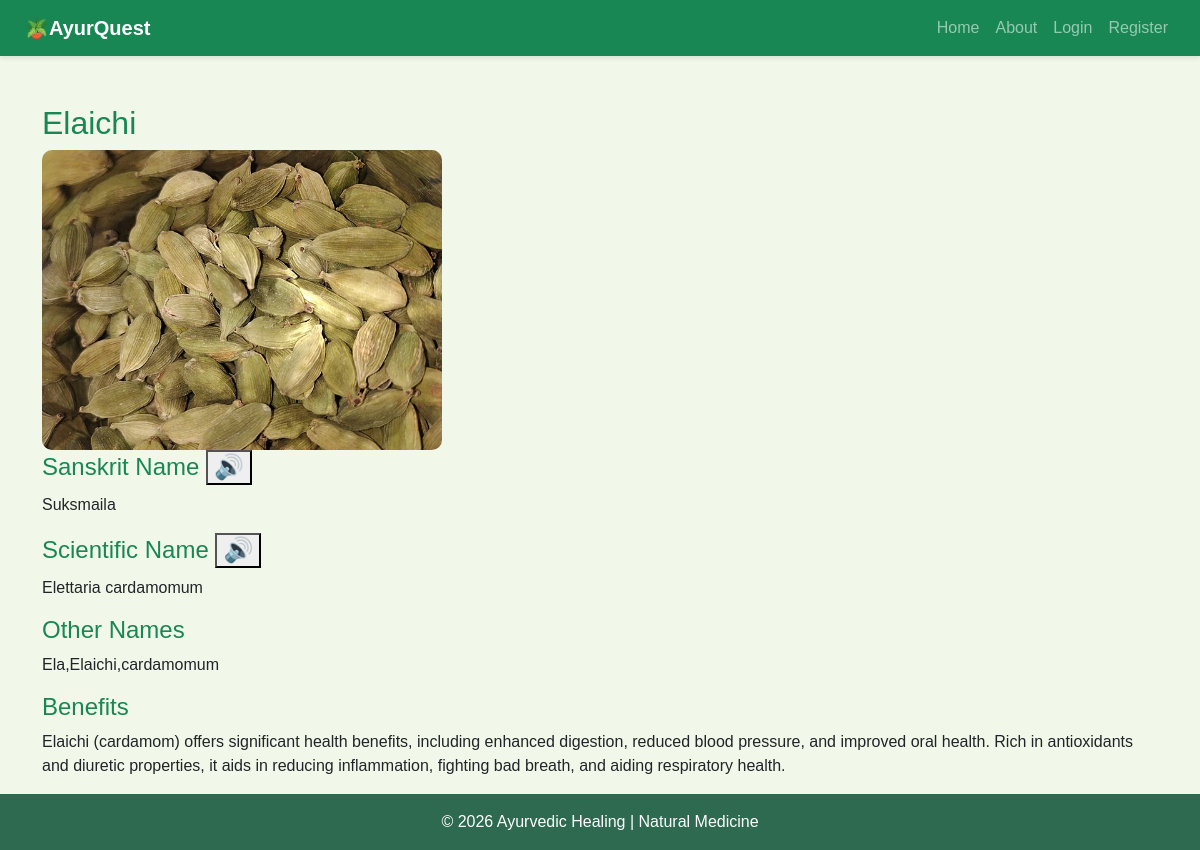
Page /plant_details.php?id=7 on the committed database.
### tables this page shows
CREATE TABLE `medicinal_plants` (
  `id` int(11) NOT NULL,
  `plant_name` varchar(100) NOT NULL,
  `sanskrit_name` varchar(100) DEFAULT NULL,
  `scientific_name` varchar(150) DEFAULT NULL,
  `other_names` varchar(200) DEFAULT NULL,
  `benefits` text DEFAULT NULL,
  `image` varchar(255) DEFAULT NULL
);

### plant_details.php (the view, shortened to what this page needs)
<?php
include 'includes/db.php';
include 'includes/header.php';
$id = $_GET['id'];
$query = "SELECT * FROM medicinal_plants WHERE id=$id";
$result = mysqli_query($conn,$query);
$row = mysqli_fetch_assoc($result);
?>
<div class="container mt-5">
<h2 class="text-success"><?php echo $row['plant_name']; ?></h2>
<img src="images/<?php echo $row['image']; ?>" style="width:100%; max-width:400px; height:auto; object-fit:cover;">
<h4 class="text-success">Sanskrit Name
  <button onclick="speakText('<?php echo $row['sanskrit_name']; ?>')">🔊</button>
</h4>
<p><?php echo $row['sanskrit_name']; ?></p>
<h4 class="text-success">Scientific Name
  <button onclick="speakText('<?php echo $row['scientific_name']; ?>')">🔊</button>
</h4>
<p><?php echo $row['scientific_name']; ?></p>
<h4 class="text-success">Other Names</h4>
<p><?php echo $row['other_names']; ?></p>
<h4 class="text-success">Benefits</h4>
<p><?php echo nl2br($row['benefits']); ?></p>
</div>
<?php include 'includes/footer.php'; ?>

### css/style.css (style rules this page uses)
body { background:#f1f8e9; font-family: Arial, Helvetica, sans-serif; margin:0; padding:0; }
img { max-width:100%; border-radius:10px; }
h4 { color:#2e7d32; }

### rows in the picture
medicinal_plants: plant_name "Elaichi", image (picture), sanskrit_name "Suksmaila", scientific_name "Elettaria cardamomum", other_names "Ela,Elaichi,cardamomum", benefits "Elaichi (cardamom) offers significant health benefits, including enhanced digestion, reduced blood pressure, and improved oral health. Rich in antioxidants and diuretic properties, it aids in reducing inflammation, fighting bad breath, and aiding respiratory health."
